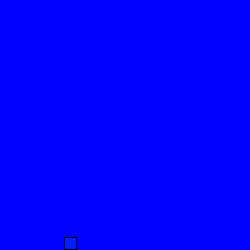
Frame 1 (no input)
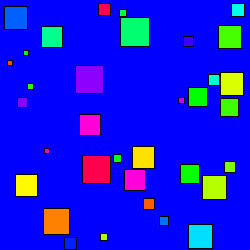
Frame 60 (the mouse pressed at the canvas centre just before this capture)
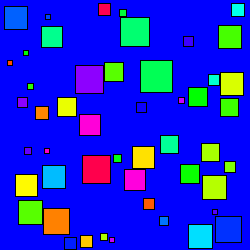
Frame 120 (the mouse held since frame 60 and released just before this capture)

The Processing sketch that drew these frames (run headless with seeded random() and noise(); from frame 60 on, the mouse is pressed at the canvas centre):

// Processing sketch: processing_156587
// ── processing_156587.pde

// Square Packing version
// Packs Squares using an array to hold the
// location of every square it draws
// Not very efficient but it works
// 4 April 2014

int xOrigin;
int yOrigin;
float len = 40;
int cols = 300;
int rows = 300;
int count;


  
// Declare 2D array
boolean[][] myArray = new boolean[cols][rows];
boolean okToDrawSquare = true;
  
void setup() {
  
  stroke(0);  
  size(250,250);
  colorMode(HSB, 100);
  background(255);
  // Initialize 2D array values
  for (int x = 0; x < cols; x++) {
     for (int y = 0; y < rows; y++) {
    myArray[x][y] = false;
    }
  }
}

void draw() {
  fill(random(100),100,100);
  okToDrawSquare = true;

 /*
  println("inside draw loop count =" + count);
  println("is it okToDrawSquare? " + okToDrawSquare);
  
  println("xOrigin = " + xOrigin);
  println("yOrigin = " + yOrigin);
  println("len = " + len);
 */
 
  // generate a random square
  // declare every point in the square to true (ie used)

  xOrigin = int(random(width));
  yOrigin = int(random(height));
  len = (random(30) + 5) ;
 
 // test every point in the random square to make sure it has not been used before
 for (int i = 0; i < len; i++) {
  for (int j = 0 ; j < len; j++) {
    if (myArray[xOrigin +i][yOrigin +j] == true){
      
      // Don't draw this random square
      okToDrawSquare = false;
      
      
    }
  }
}
 
 
// test to see if the square will be drawn outside the screen boundary
if (xOrigin + len > width){
   okToDrawSquare = false;
}

if (yOrigin + len > height){
   okToDrawSquare = false;
}

 
 // if it's OK to draw the square draw it and recored all it's points as used
 if (okToDrawSquare == true){
   rect(xOrigin, yOrigin, len, len);  // draw the square
   // ellipse(xOrigin + len /2, yOrigin + len /2,  len,  len);  // draw the ellipse
 
   // Record all the points within the square as used
   for (int i = 0; i < len; i++) {
    for (int j = 0 ; j < len; j++) {
      myArray[xOrigin +i][yOrigin +j] = true;
    }
  }
}
}


void mousePressed() {
  count ++;  
  save("square_Packed_" + count);
  println("square_Packed_" + count);
}
